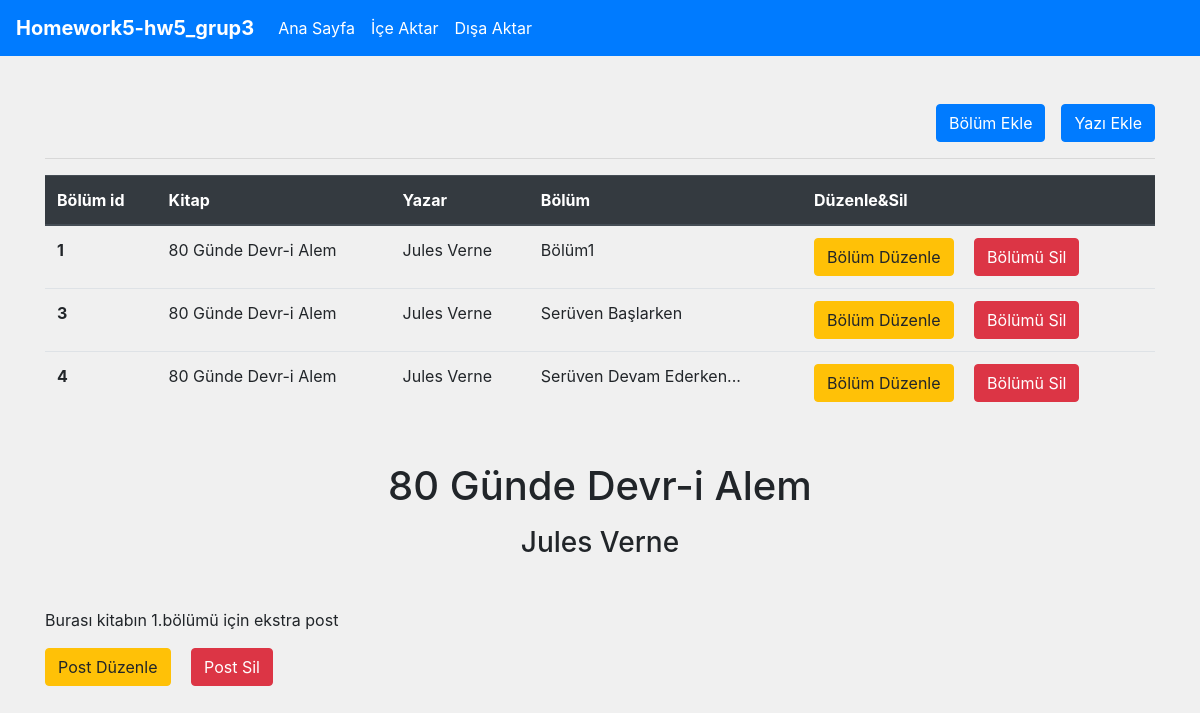
Page /book.php?id=1 on the committed database.
### tables this page shows
CREATE TABLE `book` (
  `id` int(11) NOT NULL,
  `name` varchar(255) NOT NULL,
  `desc` text NOT NULL,
  `image` longtext NOT NULL,
  `published_at` int(4) NOT NULL
);

CREATE TABLE `author` (
  `id` int(11) NOT NULL,
  `author_name` varchar(55) NOT NULL,
  `bookId` int(11) NOT NULL
);

CREATE TABLE `posts` (
  `id` int(11) NOT NULL,
  `post` longtext NOT NULL,
  `bookId` int(11) NOT NULL,
  `authorId` int(11) DEFAULT NULL,
  `sectionId` int(11) DEFAULT NULL
);

### app/DB/Database.php (called while the page is built, shortened)
<?php
class Database
{
    protected DriverInterface $driver;
    public function setDriver(DriverInterface $driver): void {
        $this->driver = $driver;
    }
    public function all(string $table): array{
        return $this->driver->all($table);
    }
    public function find(string $table, mixed $id):mixed{
        return $this->driver->find($table, $id);
    }
}

### app/DB/Engine/Mysql.php (called while the page is built, shortened)
<?php
class Mysql implements DriverInterface
{
    protected \PDO $pdo;
    public function __construct(string $host, string $user, string $pass, string $dbname)
    {
        try {
            $this->pdo = new \PDO("mysql:host=$host;dbname=$dbname", $user, $pass);
        }catch (\PDOException $exception){
            echo $exception->getMessage();
        }
    }
    public function all(string $table): array
    {
       $stmt = $this->pdo->prepare("SELECT * FROM $table");
       $stmt->execute();
       return $stmt->fetchAll(\PDO::FETCH_ASSOC);
    }
    public function find(string $table, mixed $id): mixed
    {
        $stmt = $this->pdo->prepare("SELECT * FROM $table WHERE id = $id");
        $stmt-> execute();
        return $stmt->fetch(\PDO::FETCH_ASSOC);
    }
}

### book.php (the view, shortened to what this page needs)
<?php
$config = require "config.php";
$engine = $config['engine'];
$host = $config['host'];
$user = $config['user'];
$pass = $config['password'];
$log_type = $config['logging'];
$log_file_dir = __DIR__."/storage/logs/logs.log";
if ($engine == "mysql") {
    $driver = new Mysql($host, $user, $pass, "book_app");
} elseif ($engine =="mongodb") {
    $driver = new MongoDB("", "", "", "", "", []);
}
if($log_type =="file"){
    $logger = new Logger(new File($log_file_dir));
}else{
    $logger = new Logger(new LoggerDatabase($driver));
}
try{
    $db = new Database();
    $db->setDriver($driver);
}catch (Exception $e){
    $logger->log($e, LoggableInterface::ERROR);
}
if (isset($_GET['id'])){
    try {
        $book = $db->find("book",$_GET['id']);
        $authors = $db->all("author");
        $sections = $db->all("section");
        $posts = $db->all("posts");
    }catch (Exception $e){
        $logger->log($e, LoggableInterface::ERROR);
    }
    foreach ($authors as $author){
        if ($book['id'] == $author['bookId']){
            $author_name =$author['author_name'];
        }
    }
    foreach ($sections as $section){
        if($book['id'] == $section['bookId']){
            $section_operations_arr[] = [
                $section['id'] => $section['section_name']
            ];
        }
    }
}
?>
<?php include "_shared/header.php";?>
<div class="container">
    <div class="d-flex justify-content-end">
        <div>
            <a href="section-create.php?id=<?=$_GET['id']?>" class="btn btn-primary mr-3">Bölüm Ekle</a>
        </div>
        <div>
            <a href="post-create.php?id=<?=$_GET['id']?>" class="btn btn-primary">Yazı Ekle</a>
        </div>
    </div>
    <hr>
    <table class="table">
        <thead class="thead-dark">
        <tr>
            <th scope="col">Bölüm id</th>
            <th scope="col">Kitap</th>
            <th>Yazar</th>
            <th>Bölüm</th>
            <th scope="col">Düzenle&Sil</th>
        </tr>
        </thead>
        <tbody>
    <?php
    if (isset($_GET['id'] ) && isset($section_operations_arr)){
        foreach ($section_operations_arr as $section) {
            foreach ($section as $section_id => $section_name){
                echo "
        <tr>
            <th scope='row'>$section_id</th>
            <td>$book[name]</td>
            <td>$author_name</td>
            <td>$section_name</td>
            <td>
                <div class=''>
                    <a href='section-edit.php?id=$section_id' class='btn btn-warning mr-3 '>Bölüm Düzenle</a>
                    <a href='section-delete.php?id=$section_id' class='btn btn-danger '>Bölümü Sil</a>
                </div>
            </td>
        </tr>";
            }
        }
    }
    ?>
        </tbody>
    </table>
    <div class="mt-5">
        <h1 class="text-center"><?= $book['name']??''?></h1>
        <h3 class="text-center mt-3"><?= $author_name??'' ?></h3>
    </div>
    <div class="mt-5">
        <?php
        foreach ($posts as $post){
            if($book['id'] == $post['bookId']){
            echo "<div class='mt-5'><p>$post[post]</p></div>
                <div class='mt-3'>
                    <a href='post-edit.php?id=$post[id]' class='btn btn-warning mr-3 '>Post Düzenle</a>
                    <a href='post-delete.php?id=$post[id]' class='btn btn-danger '>Post Sil</a>
                </div> ";
        }
        }
        ?>
    </div>
</div>
<?php include "_shared/footer.php";?>

### rows in the picture
book: name "80 Günde Devr-i Alem"
author: author_name "Jules Verne"
posts: post "Burası kitabın 1.bölümü için ekstra post"

### other values in the picture
$section_id "1"
$section_name "Bölüm1"
$section_id "3"
$section_name "Serüven Başlarken"
$section_id "4"
$section_name "Serüven Devam Ederken..."
